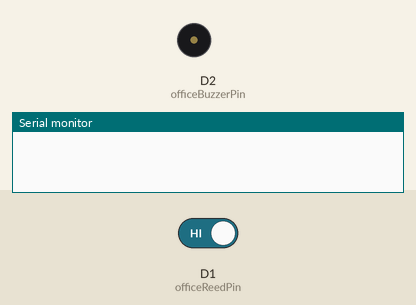
Simulated run of this sketch. Board: ESP8266 (NodeMCU). On the bench: buzzer (waves = sounding), the last lines printed to the serial monitor. Inputs (shaded band) come from the test bench; at power-on: D1 (officeReedPin) HIGH.

Above: at 1.2 s.
1.3 s: D1 (officeReedPin) driven LOW
At 2.6 s:
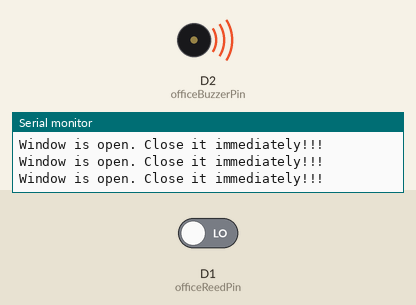
Timing chart, 0 to 4.3 s (numbered marks = the images above; inputs shaded):
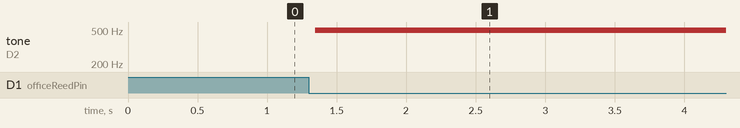

Measured:
- after the input at 1.3 s, tone on D2 (officeBuzzerPin): silent → 498 Hz after 0.05 s

The sketch:

mainSecure.ino
```cpp
#define officeReedPin  D1 // Lock pin for the office window
#define  officeBuzzerPin  D2 // Buzzer pin for the office window


void setup(){
  Serial.begin(9600);
}

class reed{ // Template for every lock in the house
private:
  byte pin;
  int reedState;
  int refState = 0;
  int finalState;

public:
  reed(){
    Serial.println("New Reed Switch Added.");
  }

  reed(byte apin){
    pin = apin;
    pinMode(pin, INPUT_PULLUP);
  }

  int read(){
    reedState = digitalRead(pin);
    if(reedState == refState){
      return 0;
    }
    else{
      return 1;
    }
  }
};

class alert{
private:
  byte pin;

public:
  int finalCheck;
  alert(){
    Serial.println("New Alert system Added.");
  }

  alert(byte apin){
    pin = apin;
    pinMode(pin, OUTPUT);
  }

  void check(){
    if(finalCheck == 0){
      Serial.println("Window is open. Close it immediately!!!");
      buzzerOn();
    }
    else{
      buzzerOff();
    }
  }

  void buzzerOn(){
    for (int i=0; i<80; i++){
      digitalWrite(pin, HIGH);
      delay(1);
      digitalWrite(pin, LOW);
      delay(1);
    }
  }

  void buzzerOff(){
    digitalWrite(pin, LOW);
  }
};

reed officeReed(officeReedPin);
alert officeAlert(officeBuzzerPin);

void loop(){
  officeAlert.finalCheck = officeReed.read();
  officeAlert.check();
}
```
